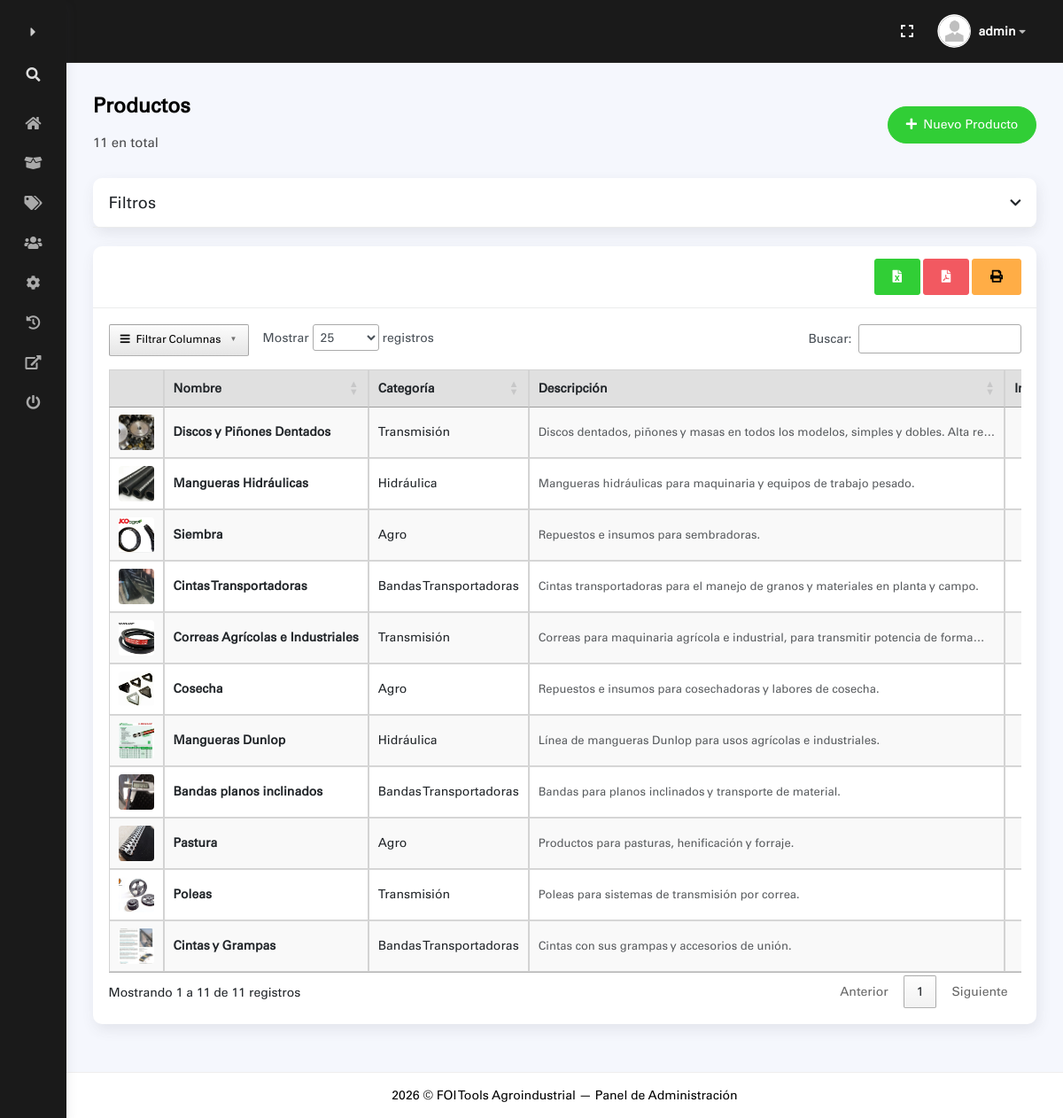
/admin/index.php?a=productos (signed in), run on the app's committed database.
### tables this page shows
CREATE TABLE IF NOT EXISTS `productos` (
    `id`          INT UNSIGNED     NOT NULL AUTO_INCREMENT,
    `slug`        VARCHAR(150)     NOT NULL,
    `nombre`      VARCHAR(150)     NOT NULL,
    `carpeta`     VARCHAR(150)     NOT NULL COMMENT 'Nombre real del directorio en img/',
    `categoria_id` INT UNSIGNED   NOT NULL,
    `icono`       VARCHAR(100)     NOT NULL DEFAULT 'bi-gear-wide-connected',
    `descripcion` TEXT,
    `destacado`   TINYINT(1)       NOT NULL DEFAULT 0,
    `orden`       INT              NOT NULL DEFAULT 0,
    `created_at`  TIMESTAMP        NOT NULL DEFAULT CURRENT_TIMESTAMP,
    `updated_at`  TIMESTAMP        NOT NULL DEFAULT CURRENT_TIMESTAMP ON UPDATE CURRENT_TIMESTAMP,
    PRIMARY KEY (`id`),
    UNIQUE KEY `uq_productos_slug` (`slug`),
    KEY `fk_productos_categoria` (`categoria_id`),
    CONSTRAINT `fk_productos_categoria`
        FOREIGN KEY (`categoria_id`) REFERENCES `categorias` (`id`)
        ON UPDATE CASCADE ON DELETE RESTRICT
);

CREATE TABLE IF NOT EXISTS `categorias` (
    `id`         INT UNSIGNED     NOT NULL AUTO_INCREMENT,
    `nombre`     VARCHAR(100)     NOT NULL,
    `created_at` TIMESTAMP        NOT NULL DEFAULT CURRENT_TIMESTAMP,
    PRIMARY KEY (`id`),
    UNIQUE KEY `uq_categorias_nombre` (`nombre`)
);

### admin/productos.php (the view, shortened to what this page needs)
<?php
$pdo = Conexion::get();
$productos = $pdo->query(
    'SELECT p.id, p.slug, p.nombre, p.icono, p.descripcion, p.destacado,
            c.id AS categoria_id, c.nombre AS categoria,
            (SELECT COUNT(*) FROM img_producto WHERE producto_id = p.id) AS total_imagenes,
            (SELECT url FROM img_producto WHERE producto_id = p.id ORDER BY orden ASC, id ASC LIMIT 1) AS imagen_portada
     FROM productos p
     JOIN categorias c ON c.id = p.categoria_id
     ORDER BY p.orden ASC, p.id ASC'
)->fetchAll();
?>
<div class="container">
    <div class="page-inner">
        <div class="d-flex align-items-left align-items-md-center flex-column flex-md-row pt-2 pb-4">
            <div>
                <h3 class="fw-bold mb-3">Productos</h3>
                <h6 class="op-7 mb-2"><?= count($productos) ?> en total</h6>
            </div>
            <div class="ms-md-auto py-2 py-md-0">
                <button class="btn btn-success btn-round" onclick="abrirModalProducto()">
                    <i class="fas fa-plus me-1"></i> Nuevo Producto
                </button>
            </div>
        </div>
        <div class="card mb-4">
            <div class="card-header d-flex justify-content-between align-items-center toggle-filtros"
                style="cursor:pointer;" data-bs-toggle="collapse" data-bs-target="#colapsoFiltrosProductos"
                aria-expanded="false" aria-controls="colapsoFiltrosProductos">
                <h5 class="mb-0">Filtros</h5>
                <i class="fas fa-chevron-down icono-toggle-filtros"></i>
            </div>
        </div>
        <div class="card">
            <div class="card-header d-flex justify-content-between align-items-center flex-wrap gap-2">
                <div class="d-flex gap-1">
                    <button onclick="exportarExcelDataTables('listado_productos','tablaProductos')" class="btn btn-success" title="Exportar Excel">
                        <i class="fas fa-file-excel"></i>
                    </button>
                    <button onclick="exportarPdfDataTables('Productos','listado_productos','tablaProductos')" class="btn btn-danger" title="Exportar PDF">
                        <i class="fas fa-file-pdf"></i>
                    </button>
                    <button onclick="imprimirPdfDataTables('Productos','listado_productos','tablaProductos')" class="btn btn-warning" title="Imprimir">
                        <i class="fas fa-print"></i>
                    </button>
                </div>
            </div>
            <div class="card-body">
                <div class="table-responsive">
                    <table class="display nowrap w-100" id="tablaProductos">
                        <thead class="bg-gray3">
                            <tr>
                                <th style="width:50px"></th>
                                <th>Nombre</th>
                                <th>Categoría</th>
                                <th>Descripción</th>
                                <th style="width:70px" class="text-center">Imágenes</th>
                            </tr>
                        </thead>
                        <tbody>
                            <?php foreach ($productos as $p): ?>
                            <tr data-slug="<?= htmlspecialchars($p['slug']) ?>"
                                data-nombre="<?= htmlspecialchars(mb_strtolower($p['nombre'])) ?>"
                                data-categoria="<?= htmlspecialchars($p['categoria']) ?>"
                                data-destacado="<?= $p['destacado'] ? '1' : '0' ?>">
                                <td class="text-center">
                                    <?php if (!empty($p['imagen_portada'])): ?>
                                    <img src="../<?= htmlspecialchars($p['imagen_portada']) ?>" style="width:40px;height:40px;object-fit:cover;border-radius:4px;" alt="">
                                    <?php else: ?>
                                    <span class="text-muted"><i class="fas fa-image"></i></span>
                                    <?php endif; ?>
                                </td>
                                <td><strong><?= htmlspecialchars($p['nombre']) ?></strong></td>
                                <td><?= htmlspecialchars($p['categoria']) ?></td>
                                <td class="text-muted small"><?= htmlspecialchars(mb_substr($p['descripcion'] ?? '', 0, 80)) ?><?= mb_strlen($p['descripcion'] ?? '') > 80 ? '…' : '' ?></td>
                                <td class="text-center"><?= $p['total_imagenes'] ?></td>
                            </tr>
                            <?php endforeach; ?>
                        </tbody>
                    </table>
                </div>
            </div>
        </div>
    </div>
</div>

### admin/assets/css/admin-custom.css (style rules this page uses)
:root { --foi-rojo: #CC2229; --foi-rojo-hover: #a81b21; --foi-rojo-suave: rgba(204, 34, 41, 0.12); --foi-negro: #1a1a1a; --foi-negro-light: #2a2a2a; --bg-dark: #1a1a1a; }
.icono-toggle-filtros { transition: transform 0.3s ease; }

### data on the page
productos: shows a picture, nombre "Discos y Piñones Dentados", categoria.nombre "Transmisión", descripcion "Discos dentados, piñones y masas en todos los modelos, simples y dobles. Alta re"
productos: shows a picture, nombre "Mangueras Hidráulicas", categoria.nombre "Hidráulica", descripcion "Mangueras hidráulicas para maquinaria y equipos de trabajo pesado."
productos: shows a picture, nombre "Siembra", categoria.nombre "Agro", descripcion "Repuestos e insumos para sembradoras."
productos: shows a picture, nombre "Cintas Transportadoras", categoria.nombre "Bandas Transportadoras", descripcion "Cintas transportadoras para el manejo de granos y materiales en planta y campo."
productos: shows a picture, nombre "Correas Agrícolas e Industriales", categoria.nombre "Transmisión", descripcion "Correas para maquinaria agrícola e industrial, para transmitir potencia de forma"
productos: shows a picture, nombre "Cosecha", categoria.nombre "Agro", descripcion "Repuestos e insumos para cosechadoras y labores de cosecha."
productos: shows a picture, nombre "Mangueras Dunlop", categoria.nombre "Hidráulica", descripcion "Línea de mangueras Dunlop para usos agrícolas e industriales."
productos: shows a picture, nombre "Bandas planos inclinados", categoria.nombre "Bandas Transportadoras", descripcion "Bandas para planos inclinados y transporte de material."
productos: shows a picture, nombre "Pastura", categoria.nombre "Agro", descripcion "Productos para pasturas, henificación y forraje."
productos: shows a picture, nombre "Poleas", categoria.nombre "Transmisión", descripcion "Poleas para sistemas de transmisión por correa."
productos: shows a picture, nombre "Cintas y Grampas", categoria.nombre "Bandas Transportadoras", descripcion "Cintas con sus grampas y accesorios de unión."

### other printed values
$_SESSION['admin_usuario'] "admin"
count($productos) "11"
